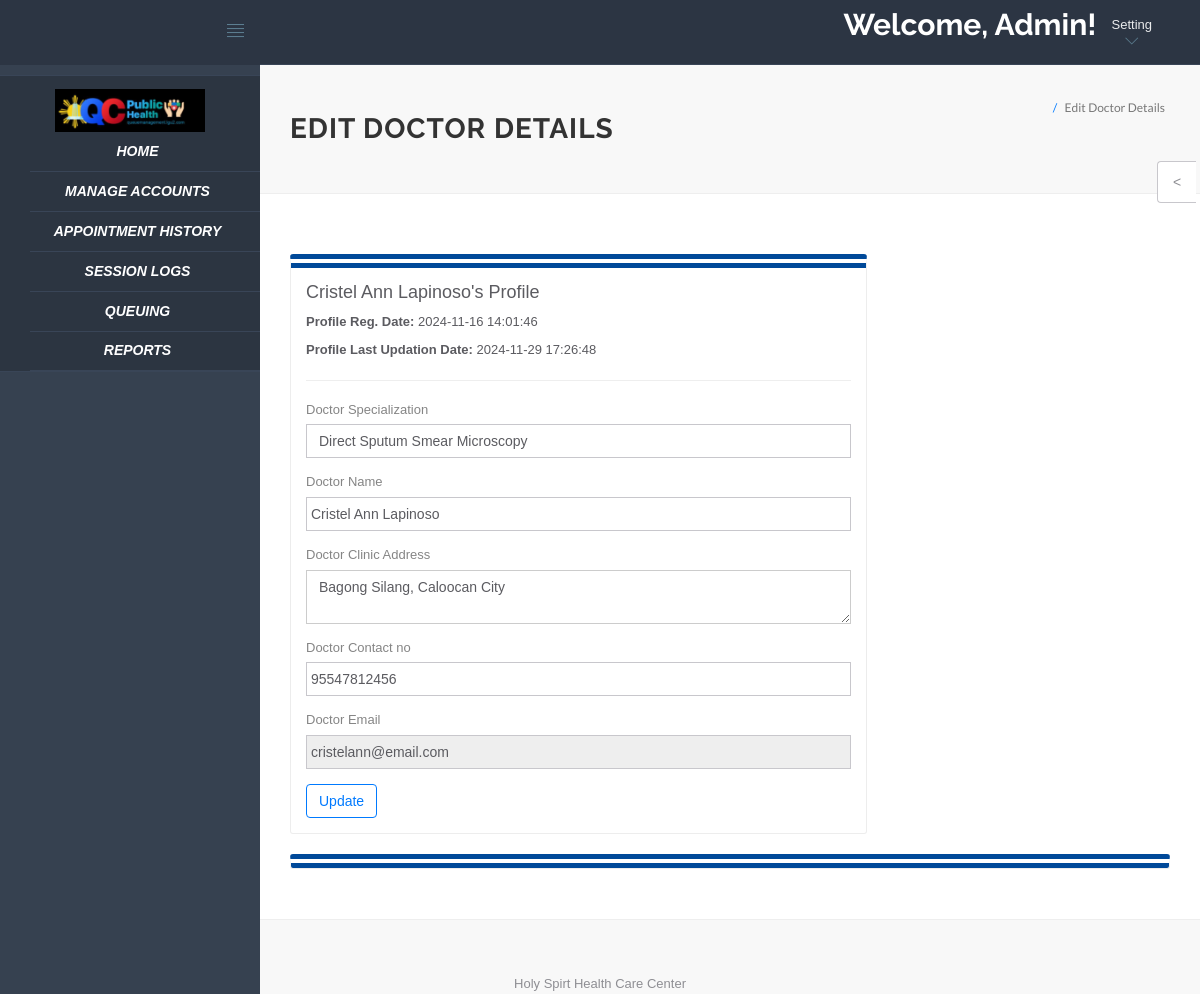
/hms/admin/edit-doctor.php?id=11 (signed in), run on the app's committed database.
### tables this page shows
CREATE TABLE `doctors` (
  `id` int(11) NOT NULL,
  `specilization` varchar(255) DEFAULT NULL,
  `doctorName` varchar(255) DEFAULT NULL,
  `address` longtext DEFAULT NULL,
  `docFees` varchar(255) DEFAULT NULL,
  `contactno` bigint(11) DEFAULT NULL,
  `docEmail` varchar(255) DEFAULT NULL,
  `password` varchar(255) DEFAULT NULL,
  `creationDate` timestamp NULL DEFAULT current_timestamp(),
  `updationDate` timestamp NULL DEFAULT NULL ON UPDATE current_timestamp()
);

### hms/admin/edit-doctor.php (the view, shortened to what this page needs)
<?php
include('include/config.php');
if(strlen($_SESSION['id']==0)) {
 header('location:logout.php');
  } else{
$did=intval($_GET['id']);
?>
<!DOCTYPE html>
<html lang="en">
	<head>
		<link rel="stylesheet" href="vendor/bootstrap/css/bootstrap.min.css">
		<link rel="stylesheet" href="vendor/fontawesome/css/font-awesome.min.css">
		<link rel="stylesheet" href="vendor/themify-icons/themify-icons.min.css">
		<link href="vendor/animate.css/animate.min.css" rel="stylesheet" media="screen">
		<link href="vendor/perfect-scrollbar/perfect-scrollbar.min.css" rel="stylesheet" media="screen">
		<link href="vendor/switchery/switchery.min.css" rel="stylesheet" media="screen">
		<link href="vendor/bootstrap-touchspin/jquery.bootstrap-touchspin.min.css" rel="stylesheet" media="screen">
		<link href="vendor/select2/select2.min.css" rel="stylesheet" media="screen">
		<link href="vendor/bootstrap-datepicker/bootstrap-datepicker3.standalone.min.css" rel="stylesheet" media="screen">
		<link href="vendor/bootstrap-timepicker/bootstrap-timepicker.min.css" rel="stylesheet" media="screen">
		<link rel="stylesheet" href="assets/css/styles.css">
		<link rel="stylesheet" href="assets/css/plugins.css">
		<link rel="stylesheet" href="assets/css/themes/theme-1.css" id="skin_color" />
	</head>
	<body>
		<div id="app">
<?php include('include/sidebar.php');?>
			<div class="app-content">
						<?php include('include/header.php');?>
				<div class="main-content" >
					<div class="wrap-content container" id="container">
						<section id="page-title">
							<div class="row">
								<div class="col-sm-8">
									<h1 class="mainTitle"><strong>Edit Doctor Details</strong></h1>
							  </div>
								<ol class="breadcrumb">
									<li class="active">
										<span>Edit Doctor Details</span>
									</li>
								</ol>
							</div>
						</section>
						<div class="container-fluid container-fullw bg-white">
							<div class="row">
								<div class="col-md-12">
									<div class="row margin-top-30">
										<div class="col-lg-8 col-md-12">
											<div class="panel panel-white">
												<div class="panel-body">
									<?php $sql=mysqli_query($con,"select * from doctors where id='$did'");
while($data=mysqli_fetch_array($sql))
{
?>
<h4><?php echo htmlentities($data['doctorName']);?>'s Profile</h4>
<p><b>Profile Reg. Date: </b><?php echo htmlentities($data['creationDate']);?></p>
<?php if($data['updationDate']){?>
<p><b>Profile Last Updation Date: </b><?php echo htmlentities($data['updationDate']);?></p>
<?php } ?>
<hr />
													<form role="form" name="adddoc" method="post" onSubmit="return valid();">
														<div class="form-group">
															<label for="DoctorSpecialization">
																Doctor Specialization
															</label>
							<select name="Doctorspecialization" class="form-control" required="required">
					<option value="<?php echo htmlentities($data['specilization']);?>">
					<?php echo htmlentities($data['specilization']);?></option>
														  </select>
														</div>
<div class="form-group">
															<label for="doctorname">
																 Doctor Name
															</label>
	<input type="text" name="docname" class="form-control" value="<?php echo htmlentities($data['doctorName']);?>" >
													  </div>
<div class="form-group">
															<label for="address">
																 Doctor Clinic Address
															</label>
					<textarea name="clinicaddress" class="form-control"><?php echo htmlentities($data['address']);?></textarea>
													  </div>
<div class="form-group">
									<label for="fess">
																 Doctor Contact no
						  </label>
					<input type="text" name="doccontact" class="form-control" required="required"  value="<?php echo htmlentities($data['contactno']);?>">
													  </div>
<div class="form-group">
									<label for="fess">
																 Doctor Email
						  </label>
					<input type="email" name="docemail" class="form-control"  readonly="readonly"  value="<?php echo htmlentities($data['docEmail']);?>">
													  </div>
														<?php } ?>
														<button type="submit" name="submit" class="btn btn-o btn-primary">
															Update
														</button>
													</form>
												</div>
											</div>
										</div>
											</div>
										</div>
									<div class="col-lg-12 col-md-12">
											<div class="panel panel-white">
											</div>
										</div>
									</div>
								</div>
							</div>
						</div>
					</div>
				</div>
	<?php include('include/footer.php');?>
	<?php include('include/setting.php');?>
	</body>
</html>
<?php } ?>

### hms/admin/assets/css/themes/theme-1.css (style rules this page uses)
body { background: #FAFAFA; }

### hms/admin/assets/css/themes/theme-5.css (style rules this page uses)
body { background: #F8F8F8; }

### data on the page
doctors: doctorName "Cristel Ann Lapinoso", creationDate "2024-11-16 14:01:46", updationDate "2024-11-29 17:26:48", Doctorspecialization "Direct Sputum Smear Microscopy", docname "Cristel Ann Lapinoso", clinicaddress "Bagong Silang, Caloocan City", doccontact "95547812456", docemail "cristelann@email.com"
